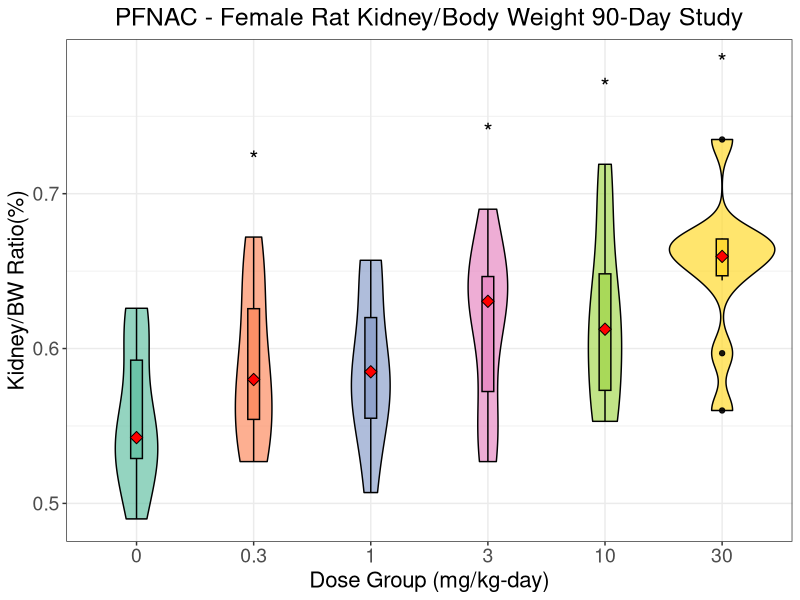
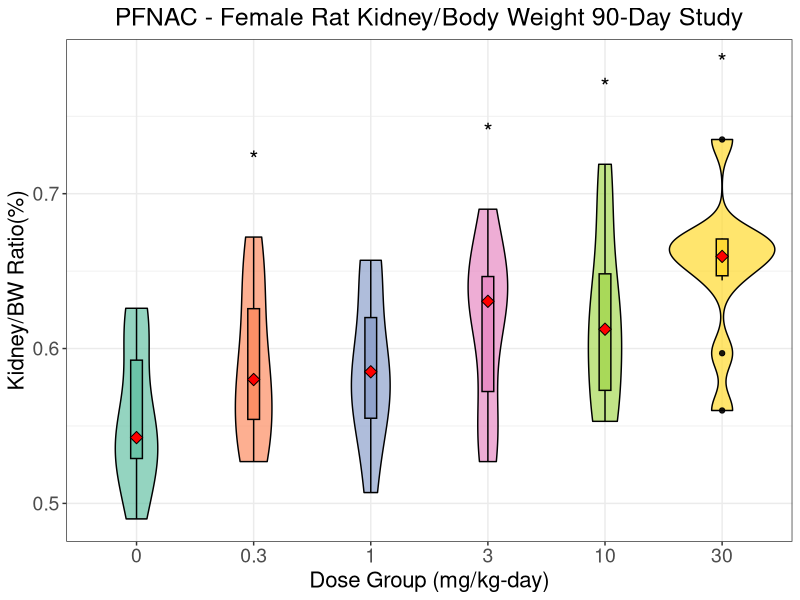

Here is the R script that generated these plots, in order:

# file: PFNACorgangraphs.R
# purpose: statistical analysis Organ Wt Data 90-day (CSS401.6.7)
# 1/15/25 - EMK edit to make this file for generating graphics only, use in ms & poster
# uses data file OrganWeightsPFAS.xlsx
#
# 2/11/2025
# uncomment stat_summary so that mean can be displayed as a red triangle
# 2/27/2025
# increase sizes of axis labels and plot title by modifying the theme's axis text and title, and centering the heading and increasing its font size

# Load needed R packages
library(ggplot2)
library(dplyr)
library(readxl)

# Read in the data file
PFNACo <- read_excel("OrganWeightsPFAS.xlsx", sheet = 'PFNAC', na = c("", "NA"))

# Keep rows 63 through the last row for Females
PFNACom <- PFNACo[c(61:nrow(PFNACo)), ]
View(PFNACom)

# Identify the top 4 highest relative liver weights
top_doses <- PFNACom %>%
  group_by(Group) %>%
  summarise(max_KidneyRel = max(KidneyRel, na.rm = TRUE)) %>% # Find max per group
  arrange(desc(max_KidneyRel)) %>% # Sort by highest values
  slice(1:4) %>% # Select top 4 highest values
  mutate(y_position = max_KidneyRel + 0.05) # Adjust y-position for asterisk placement

# Ensure Group is a factor to align correctly
PFNACom$Group <- as.factor(PFNACom$Group)
top_doses$Group <- as.factor(top_doses$Group)

# BOX PLOTS - Male Rat Relative Liver Weight Data PFNAC
KidneyRel1f <- ggplot(
  PFNACom,
  aes(
    x = factor(Group),
    y = KidneyRel,
    fill = factor(Group) # Fill for violin plot
  )
) +
  geom_violin(trim = TRUE, alpha = 0.7, color = "black") + # Violin plot
  geom_boxplot(
    aes(fill = factor(Group)), # Separate fill for box plot
    width = 0.1,
    color = "black",
    alpha = 0.9
  ) +
  # Add median red triangle marker
  stat_summary(fun = median, geom = "point", shape = 23, size = 3, fill = "red") +
  # Add asterisks above the top 4 doses
  geom_text(
    data = top_doses,
    aes(x = Group, y = y_position, label = "*"),
    size = 6, color = "black"
  ) +
  labs(
    title = "PFNAC - Female Rat Kidney/Body Weight 90-Day Study",
    x = "Dose Group (mg/kg-day)",
    y = "Kidney/BW Ratio(%)"
  ) +
  scale_fill_brewer(palette = "Set2", name = "Group") + # Colorful palette
  theme_bw() +
  theme(legend.position = "none") +
  theme(
    axis.text = element_text(size = 14), # increase tick label size
    axis.title = element_text(size = 16), # increase axis title size
    plot.title = element_text(size = 18, hjust = 0.5) # increase plot title size
  )


# Save the plot as a PNG file
ggsave(
  filename = "KidneyRel1f.png",
  plot = KidneyRel1f,
  width = 8,
  height = 6,
  dpi = 300
)

# Display the plot
KidneyRel1f
